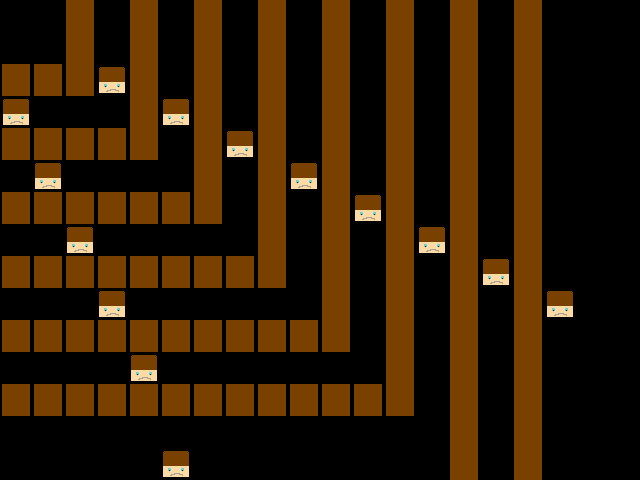

This game map was drawn from its Tiled (.tmx) file and the tilesets committed beside it. A one-line description and the trimmed map source follow:
An orthogonal 20x15 tile map with 32x32 px tiles, 1 tile layer (Tile Layer 1), 1 hidden layer not drawn.

<map version="1.0" orientation="orthogonal" width="20" height="15" tilewidth="32" tileheight="32">
 <tileset firstgid="1" name="levelobjects" tilewidth="32" tileheight="32">
  <image source="gfx/levelobjects.png" width="320" height="320" />
 </tileset>
 <layer name="Tile Layer 2" width="20" height="15" visible="0">
  <data>[300 cells, 300 non-empty, 2 distinct tile ids]</data>
 </layer>
 <layer name="Tile Layer 1" width="20" height="15">
  <data>[300 cells, 134 non-empty, 2 distinct tile ids]</data>
 </layer>
</map>
